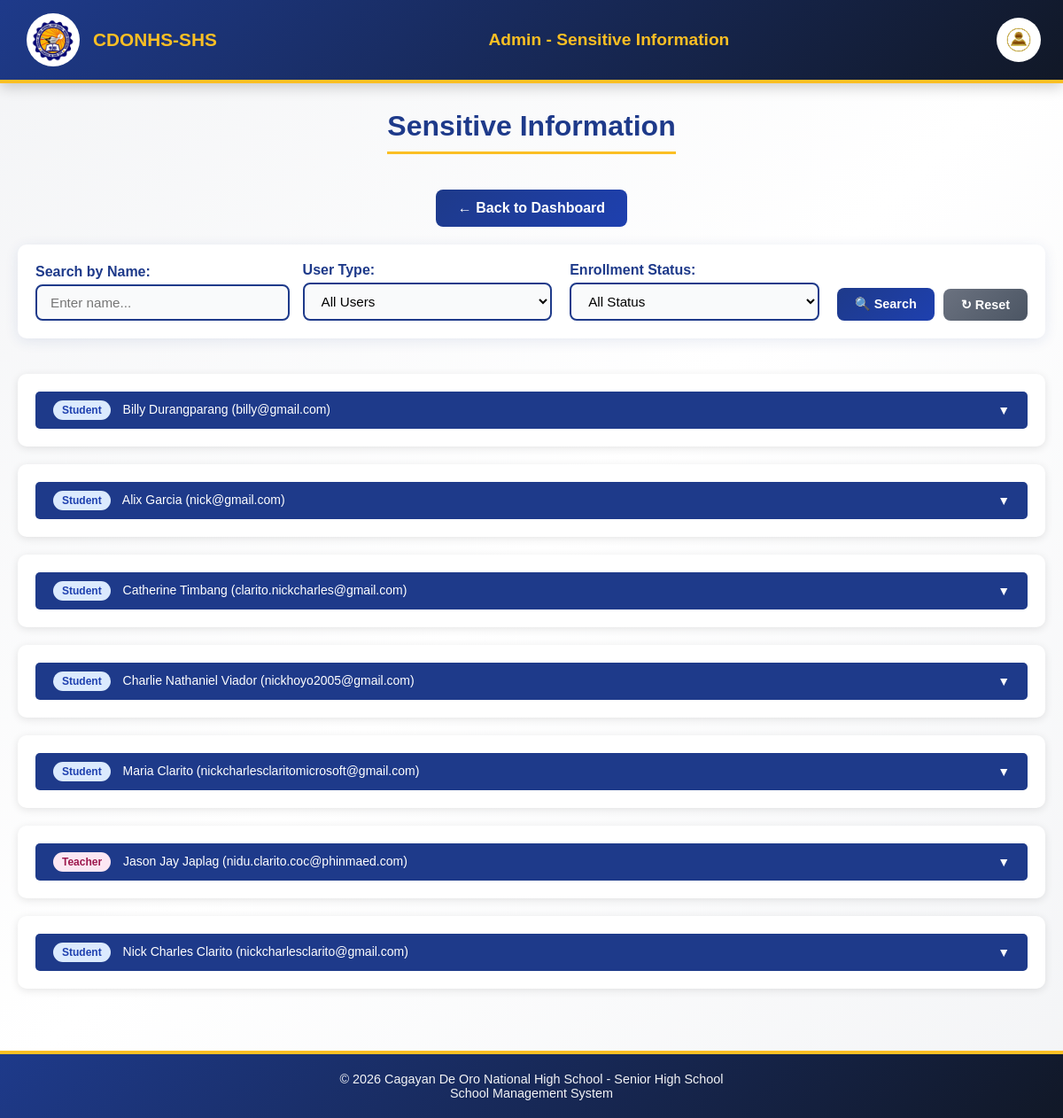
/Website_Files/Admin_Files/sensitive_information.php (signed in), run on the app's committed database.
### tables this page shows
CREATE TABLE `student_applications` (
  `application_id` int(11) NOT NULL,
  `first_name` varchar(100) NOT NULL,
  `last_name` varchar(100) NOT NULL,
  `middle_name` varchar(100) DEFAULT NULL,
  `extension_name` varchar(20) DEFAULT NULL,
  `lrn` varchar(12) NOT NULL,
  `date_of_birth` date NOT NULL,
  `sex` enum('male','female') NOT NULL,
  `civil_status` enum('single','married','divorced','widowed') NOT NULL,
  `house_number_street` varchar(255) NOT NULL,
  `barangay` varchar(100) NOT NULL,
  `city_municipality` varchar(100) NOT NULL,
  `province` varchar(100) NOT NULL,
  `contact_number` varchar(20) NOT NULL,
  `email` varchar(150) NOT NULL,
  `facebook_profile` varchar(255) DEFAULT NULL,
  `current_school` varchar(255) NOT NULL,
  `school_classification` enum('public','private') NOT NULL,
  `enrollment_type` enum('New','Transferee','Balik-Eskwela') NOT NULL DEFAULT 'New',
  `year_graduated` year(4) NOT NULL,
  `father_guardian_name` varchar(150) NOT NULL,
  `father_guardian_contact` varchar(20) NOT NULL,
  `mother_guardian_name` varchar(150) NOT NULL,
  `mother_guardian_contact` varchar(20) NOT NULL,
  `psa_birth_certificate` varchar(255) DEFAULT NULL,
  `form_138` varchar(255) DEFAULT NULL,
  `student_id_copy` varchar(255) DEFAULT NULL,
  `application_status` enum('Pending','Approved','Rejected','Conditionally Approved') DEFAULT 'Pending',
  `remarks` text DEFAULT NULL,
  `date_submitted` timestamp NOT NULL DEFAULT current_timestamp(),
  `profile_image` varchar(255) DEFAULT NULL
);

CREATE TABLE `teacher_applications` (
  `teacher_application_id` int(11) NOT NULL,
  `first_name` varchar(100) NOT NULL,
  `last_name` varchar(100) NOT NULL,
  `middle_name` varchar(100) DEFAULT NULL,
  `extension_name` varchar(20) DEFAULT NULL,
  `date_of_birth` date NOT NULL,
  `sex` enum('male','female') NOT NULL,
  `civil_status` enum('single','married','divorced','widowed') NOT NULL,
  `contact_number` varchar(20) NOT NULL,
  `email` varchar(150) NOT NULL,
  `facebook_profile` varchar(255) DEFAULT NULL,
  `house_number_street` varchar(255) NOT NULL,
  `barangay` varchar(100) NOT NULL,
  `city_municipality` varchar(100) NOT NULL,
  `province` varchar(100) NOT NULL,
  `current_school` varchar(255) NOT NULL,
  `highest_education` enum('Bachelors','Masters','Doctorate','Other') NOT NULL,
  `specialization` varchar(255) NOT NULL,
  `application_status` enum('Pending','Approved','Rejected','Conditionally Approved') DEFAULT 'Pending',
  `remarks` text DEFAULT NULL,
  `date_submitted` timestamp NOT NULL DEFAULT current_timestamp(),
  `resume_cv` varchar(255) DEFAULT NULL,
  `prc_id_copy` varchar(255) DEFAULT NULL,
  `certificates` varchar(255) DEFAULT NULL,
  `other_documents` varchar(255) DEFAULT NULL,
  `profile_image` varchar(255) DEFAULT NULL
);

### Back_End_Files/PHP_Files/sensitive_information_backend.php (called while the page is built, shortened)
<?php
include "../../DB_Connection/Connection.php";
$search_name = isset($_GET['search_name']) ? trim($_GET['search_name']) : '';
$filter_user_type = isset($_GET['filter_user_type']) ? trim($_GET['filter_user_type']) : '';
$studentSql = "SELECT
    sa.application_id,
    sa.first_name,
    sa.last_name,
    sa.middle_name,
    sa.extension_name,
    sa.date_of_birth,
    sa.sex,
    sa.civil_status,
    sa.house_number_street,
    sa.barangay,
    sa.city_municipality,
    sa.province,
    sa.contact_number,
    sa.email,
    sa.facebook_profile,
    sa.current_school,
    sa.school_classification,
    sa.enrollment_type,
    sa.year_graduated,
    sa.father_guardian_name,
    sa.father_guardian_contact,
    sa.mother_guardian_name,
    sa.mother_guardian_contact,
    sa.psa_birth_certificate,
    sa.form_138,
    sa.student_id_copy,
    sa.profile_image,
    sa.application_status,
    sa.remarks,
    sa.date_submitted,
    'Student' as user_type
FROM student_applications sa
WHERE 1=1";
$studentSql .= " ORDER BY sa.date_submitted DESC";
$teacherSql = "SELECT
    ta.teacher_application_id as application_id,
    ta.first_name,
    ta.last_name,
    ta.middle_name,
    ta.extension_name,
    ta.date_of_birth,
    ta.sex,
    ta.civil_status,
    ta.house_number_street,
    ta.barangay,
    ta.city_municipality,
    ta.province,
    ta.contact_number,
    ta.email,
    ta.facebook_profile,
    ta.current_school,
    ta.highest_education,
    ta.specialization,
    ta.resume_cv,
    ta.prc_id_copy,
    ta.certificates,
    ta.other_documents,
    ta.profile_image,
    ta.application_status,
    ta.remarks,
    ta.date_submitted,
    'Teacher' as user_type
FROM teacher_applications ta
WHERE 1=1";
$teacherSql .= " ORDER BY ta.date_submitted DESC";
$allResults = [];
if (empty($filter_user_type) || $filter_user_type === 'Student') {
    $studentResult = $connection->query($studentSql);
    if ($studentResult) {
        while ($row = $studentResult->fetch_assoc()) {
            $allResults[] = $row;
        }
    }
}
if (empty($filter_user_type) || $filter_user_type === 'Teacher') {
    $teacherResult = $connection->query($teacherSql);
    if ($teacherResult) {
        while ($row = $teacherResult->fetch_assoc()) {
            $allResults[] = $row;
        }
    }
}
?>

### Website_Files/Admin_Files/sensitive_information.php (the view, shortened to what this page needs)
<?php
include "../../Back_End_Files/PHP_Files/sensitive_information_backend.php";
?>
<!DOCTYPE html>
<html lang="en">
<head>
    <link rel="stylesheet" href="../../Design/main_design.css">
    <link rel="stylesheet" href="../../Design/profile_dropdown.css">
    <link rel="stylesheet" href="../../Design/admin/application_list_design.css">
    <link rel="stylesheet" href="../../Design/admin/sensitive_information_design.css">
</head>
<body>
    <div class="header">
        <div class="left">
            <img src="../../Assets/LOGO.png" alt="CDONSHS Logo">
            <span>CDONHS-SHS</span>
        </div>
        <div class="center">
            Admin - Sensitive Information
        </div>
        <div class="right">
            <button class="profile-btn" type="button">
                <img src="../../Assets/admin_profile.png">
            </button>
        </div>
    </div>
    <div class="page-title">
        <h1>Sensitive Information</h1>
    </div>
    <div class="nav-links">
        <a href="home.php">← Back to Dashboard</a>
    </div>
    <div class="filter-section">
        <form method="GET" class="filter-form">
            <div class="filter-row">
                <div class="filter-group">
                    <label for="search_name">Search by Name:</label>
                    <input type="text" id="search_name" name="search_name"
                           placeholder="Enter name..."
                           value="<?= htmlspecialchars($search_name); ?>">
                </div>
                <div class="filter-group">
                    <label for="filter_user_type">User Type:</label>
                    <select id="filter_user_type" name="filter_user_type">
                        <option value="">All Users</option>
                    </select>
                </div>
                <div class="filter-group">
                    <label for="filter_status">Enrollment Status:</label>
                    <select id="filter_status" name="filter_status">
                        <option value="">All Status</option>
                    </select>
                </div>
                <div class="filter-buttons">
                    <button type="submit" class="btn btn-filter">🔍 Search</button>
                    <a href="sensitive_information.php" class="btn btn-reset">↻ Reset</a>
                </div>
            </div>
        </form>
    </div>
    <div class="sensitive-info-container">
        <?php if (!empty($allResults)): ?>
            <?php foreach ($allResults as $record): ?>
                <div class="detail-card">
                    <button class="expand-btn" onclick="toggleDetails(this)">
                        <span>
                            <span class="user-type-badge <?= $record['user_type'] === 'Student' ? 'badge-student' : 'badge-teacher'; ?>">
                                <?= htmlspecialchars($record['user_type']); ?>
                            </span>
                            <?= htmlspecialchars($record['first_name'] . ' ' . $record['last_name']); ?>
                            (<?= htmlspecialchars($record['email']); ?>)
                        </span>
                        <span class="expand-icon">▼</span>
                    </button>
                </div>
            <?php endforeach; ?>
        <?php endif; ?>
    </div>
    <div class="footer">
        © 2026 Cagayan De Oro National High School - Senior High School
        <br>
        School Management System
    </div>
</body>
</html>

### Design/main_design.css (style rules this page uses)
body { margin: 0; font-family: Arial, sans-serif; background: #f3f4f6; color: #111827; }
.header { background: linear-gradient(135deg, #1e3a8a, #111827); color: white; padding: 15px 30px; display: flex; align-items: center; justify-content: space-between; border-bottom: 4px solid #fbbf24; }
.header .left, .header .right { display: flex; align-items: center; gap: 15px; }
.header img { width: 50px; height: 50px; border-radius: 50%; background: #fff; padding: 5px; }
.header .center { text-align: center; flex: 1; font-weight: bold; font-size: 1.1em; color: #fbbf24; }
.footer { background: #111827; color: #f3f4f6; text-align: center; padding: 15px; border-top: 4px solid #fbbf24; font-size: 0.9em; }

### Design/profile_dropdown.css (style rules this page uses)
.profile-btn { background: none; border: none; padding: 0; margin: 0; width: 40px; height: 40px; cursor: pointer; display: flex; align-items: center; justify-content: center; }
.profile-btn img { width: 100%; height: 100%; object-fit: contain; }

### Design/admin/application_list_design.css (style rules this page uses)
body { font-family: Arial, sans-serif; margin: 0; padding: 0; background: linear-gradient(135deg, #f3f4f6 0%, #ffffff 50%, #f3f4f6 100%); min-height: 100vh; color: #333; }
.header { background: linear-gradient(135deg, #1e3a8a 0%, #111827 100%); color: white; padding: 15px 30px; display: flex; justify-content: space-between; align-items: center; box-shadow: 0 4px 15px rgba(0, 0, 0, 0.2); }
.header .left { display: flex; align-items: center; gap: 15px; }
.header .left img { width: 50px; height: 50px; border-radius: 50%; }
.header .left span { font-size: 1.3em; font-weight: bold; color: #fbbf24; }
.header .center { font-size: 1.2em; font-weight: bold; color: #fbbf24; }
.header .right { position: relative; }
.page-title { text-align: center; padding: 30px 20px 20px; }
.page-title h1 { color: #1e3a8a; margin: 0; font-size: 2em; border-bottom: 3px solid #fbbf24; display: inline-block; padding-bottom: 10px; }
.nav-links { display: flex; justify-content: center; gap: 20px; padding: 20px; flex-wrap: wrap; }
.nav-links a { background: linear-gradient(135deg, #1e3a8a 0%, #1e40af 100%); color: white; padding: 12px 25px; border-radius: 8px; text-decoration: none; font-weight: bold; transition: background 0.3s, transform 0.2s; }
select { padding: 10px 15px; border: 2px solid #1e3a8a; border-radius: 8px; font-family: inherit; font-size: 0.9em; background-color: #f9fafb; cursor: pointer; transition: border-color 0.3s, box-shadow 0.3s; }
option { padding: 10px; }
.btn { padding: 10px 20px; border: none; border-radius: 8px; font-family: inherit; font-size: 0.9em; font-weight: bold; cursor: pointer; transition: background 0.3s, transform 0.2s; }
.footer { background: linear-gradient(135deg, #1e3a8a 0%, #111827 100%); color: #f3f4f6; text-align: center; padding: 20px; margin-top: 30px; }
.filter-section { background: white; padding: 20px; margin: 0 20px 20px; border-radius: 10px; box-shadow: 0 3px 15px rgba(30, 58, 138, 0.1); }
.filter-form { max-width: 100%; }
.filter-row { display: flex; flex-wrap: wrap; gap: 20px; align-items: flex-end; }
.filter-group { flex: 1; min-width: 200px; }
.filter-group label { display: block; margin-bottom: 5px; font-weight: bold; color: #1e3a8a; }
.filter-group input[type="text"], .filter-group select { width: 100%; padding: 10px 15px; border: 2px solid #1e3a8a; border-radius: 8px; font-size: 0.95em; background-color: #f9fafb; transition: border-color 0.3s, box-shadow 0.3s; }
.filter-buttons { display: flex; gap: 10px; align-items: flex-end; }
.btn-filter { background: linear-gradient(135deg, #1e3a8a 0%, #1e40af 100%); color: white; padding: 10px 20px; }
.btn-reset { background: linear-gradient(135deg, #6b7280 0%, #4b5563 100%); color: white; padding: 10px 20px; text-decoration: none; display: inline-block; }
#search_name { width: 90%; }

### data on the page
student_applications: user_type "Student", first_name+last_name "Billy Durangparang", email "billy@gmail.com"
student_applications: user_type "Student", first_name+last_name "Alix Garcia", email "nick@gmail.com"
student_applications: user_type "Student", first_name+last_name "Catherine Timbang", email "clarito.nickcharles@gmail.com"
student_applications: user_type "Student", first_name+last_name "Charlie Nathaniel Viador", email "nickhoyo2005@gmail.com"
student_applications: user_type "Student", first_name+last_name "Maria Clarito", email "nickcharlesclaritomicrosoft@gmail.com"
teacher_applications: user_type "Teacher", first_name+last_name "Jason Jay Japlag", email "nidu.clarito.coc@phinmaed.com"
student_applications: user_type "Student", first_name+last_name "Nick Charles Clarito", email "nickcharlesclarito@gmail.com"
